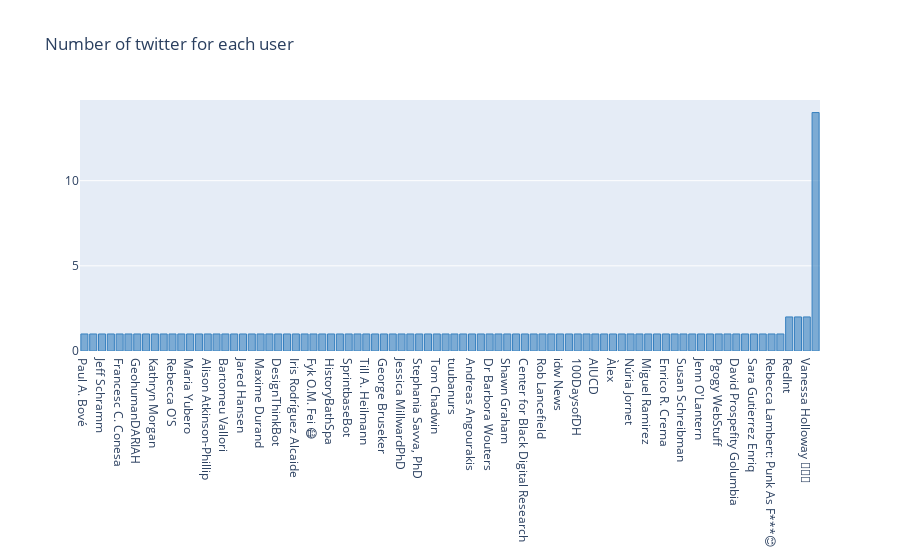

Notebook code cell kept with this figure:
### Code cell
# plot barchart for Number of twitter for each user
layout1=dict(autosize=True, xaxis=dict(automargin=True),title="Number of twitter for each user")
df['User'].value_counts(ascending=True).iplot(kind='bar',title="Number of twitter for each user", color="blue",layout=layout1)

### Figure 1 — Plotly figure (JSON) as saved in the notebook; plotly's stock layout.template omitted (floating-point values rounded to 4 significant figures)
{"data": [{"marker": {"color": "rgba(55, 128, 191, 0.6)", "line": {"color": "rgba(55, 128, 191, 1.0)", "width": 1}}, "name": "User", "orientation": "v", "text": "", "type": "bar", "x": ["Paul A. Bové", "Kalliopi Kontiza", "Jeff Schramm", "Xavier Rubio-Campillo", "Francesc C. Conesa", "Dr Megan Kasten", "GeohumanDARIAH", "Dr Sara Perry", "Kathryn Morgan", "elena cantarell", "Rebecca O'S", "Louise Nicholas", "Maria Yubero", "Dr. Kira Jones, unaccredited prismatoid", "Alison Atkinson-Phillip", "Bouldering Epigrammetry", "Bartomeu Vallori", "Doris Gutsmiedl-Schümann", "Jared Hansen", "Zoe Arthurs", "Maxime Durand", "dr Iza Romanowska", "DesignThinkBot", "Josema Galán", "Iris Rodríguez Alcaide", "Sebastian Hageneuer", "Fyk O.M. Fei 😷", "TAMU_CoDHR", "HistoryBathSpa", "erik champion", "SprintbaseBot", "Anna", "Till A. Heilmann", "Mikko Toivanen", "George Bruseker", "#dariahTeach", "Jessica MillwardPhD", "Mª del Mar Rodríguez", "Stephania Savva, PhD", "Farah Sheikh Garcia", "Tom Chadwin", "Game Dev News", "tuubanurs", "Mireia Comas Via🎗️", "Andreas Angourakis", "Tine Rassalle", "Dr Barbora Wouters", "triplingual", "Shawn Graham", "Tom Armitage", "Center for Black Digital Research", "Pol Junyent", "Rob Lancefield", "Ivan Briz Godino", "idw News", "Jessica Unger", "100DaysofDH", "Heather", "AIUCD", "Hans Huisman", "Àlex", "Maria Feliu-Torruella", "Núria Jornet", "Rosie", "Miguel Ramirez", "Isabel Boj Cullell", "Enrico R. Crema", "Natalia Égüez", "Susan Schreibman", "Jairo Melo", "Jenn O'Lantern", "Inkless Editions", "Pgogy WebStuff", "Dr Coleman A Dennehy", "David Prospefity Golumbia", "Linda Bjerketvedt", "Sara Gutierrez Enriq", "Nicolas Parés", "Rebecca Lambert: Punk As F***😊", "Katayoun Torabi, Ph.D.", "RedInt", "museweb", "Vanessa Holloway 🤬🤬🤬", "K. White"], "y": [1, 1, 1, 1, 1, 1, 1, 1, 1, 1, 1, 1, 1, 1, 1, 1, 1, 1, 1, 1, 1, 1, 1, 1, 1, 1, 1, 1, 1, 1, 1, 1, 1, 1, 1, 1, 1, 1, 1, 1, 1, 1, 1, 1, 1, 1, 1, 1, 1, 1, 1, 1, 1, 1, 1, 1, 1, 1, 1, 1, 1, 1, 1, 1, 1, 1, 1, 1, 1, 1, 1, 1, 1, 1, 1, 1, 1, 1, 1, 1, 2, 2, 2, 14]}], "layout": {"autosize": true, "title": {"text": "Number of twitter for each user"}, "xaxis": {"automargin": true, "autorange": true, "range": [-0.5, 83.5], "type": "category"}, "yaxis": {"autorange": true, "range": [0, 14.74], "type": "linear"}}}
